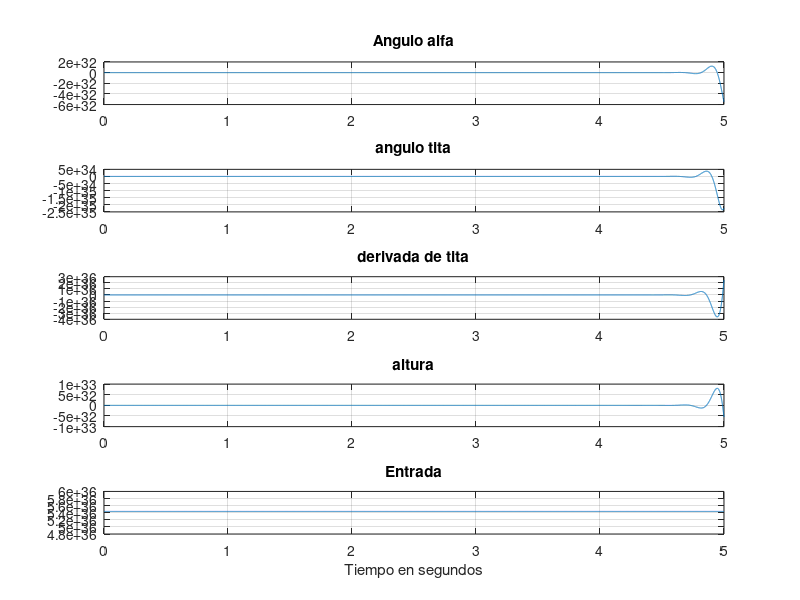

The MATLAB script that drew this image:
%--------------------------------------------------------------------------
%Simulacion de espacio de estados AVION , verificacion con Sisotool.
%-------------------------------------------------------------------------

% clear all;close all;clc;
% T=70; Kmax=10000; At=T/Kmax;
% u=zeros(Kmax);y=u;yp=y; t=0:At:T-At;
% u=[sign(t)]; %up=[0 diff(u)/At];
% 
% %Entrada
% x1=0;   %alfa
% x2=0;   %tita
% x3=0;   %titap
% x4=500;   %h
% 
% %Datos
% a=0.05;
% b=5;
% c=100;
% w=3;
% 
% %Matrices
% A= [-a a 0 0 ;0 0 1 0; w^2 -w^2 0 0; c 0 0 0] ;
% B= [0; 0; w^2*b; 0];
% C= [0 0 0 1];
% D= [0];
% x= [x1;x2;x3;x4]; 
% 
% %Verificacion
% % Sys = ss(A,B,C,D)
% % [num,den] = ss2tf(Sys.a,Sys.b,Sys.c,Sys.d) ;
% %[num, den]=ss2tf(Sis_ve.a,Sis_ve.b,Sis_ve.c,Sis_ve.d,1);
% % sys1=tf(num,den)
% % %sisotool(sys1);
% % cl=feedback(sys1*Controlador,1);
% % sisotool(cl);
% 
% %[y,x]=lsim(A,B,C,D,u,t,x0);
% 
% 
% U=[0];y_1(1)=0;hh=At*1;tve(1)=0;
% for jj=1:Kmax-1
%  U=u(jj);
%  xp=A*x+B*U;
%  Y =C*x+D*U;
%  x=x+xp*At;
% %  y_1(jj+1)=Y(1);
%  tve(jj+1)=tve(jj)+hh;
%  alfa(jj+1)=x(1,:);
%  tita(jj+1)=x(2,:);
%  tita_p(jj+1)=x(3,:);
%  h(jj+1)=x(4,:);
% end
% 
% subplot(5,1,1);plot(tve,alfa);grid on; title('Angulo alfa');xlim([0 70]); hold on%plot(t,y);
% subplot(5,1,2);plot(tve,tita);grid on; title('angulo tita');xlim([0 70]); hold on
% subplot(5,1,3);plot(tve,tita_p);grid on; title('derivada de tita');xlim([0 70]); hold on
% subplot(5,1,4);plot(tve,h);grid on; title('altura');xlim([0 70]); hold on
% subplot(5,1,5);plot(t,u);grid on; title('Entrada');xlim([0 70]); hold on
% xlabel('Tiempo en segundos')

%--------------------------------------------------------------------------
%
%-------------------------------------------------------------------------
clear all;close all;clc;
T=5; Kmax=10000; At=T/Kmax;
u=zeros(Kmax);y=u;yp=y; t=0:At:T-At;
u=[sign(t)]; %up=[0 diff(u)/At];
e=zeros(T/At,1);
hRef1=100;

%Entrada
x1=0;   %alfa
x2=0;   %tita
x3=0;   %titap
x4=500;   %h

%Datos
a=0.05;
b=5;
c=100;
w=3;

%Matrices
A= [-a a 0 0 ;0 0 1 0; w^2 -w^2 0 0; c 0 0 0] ;
B= [0; 0; w^2*b; 0];
C= [0 0 0 1];
D= [0];
x= [x1;x2;x3;x4]; 

%Datos de controlador
Kp=4.5;Ki=10;Kd=100;
Ts=At;
A1=((2*Kp*Ts)+(Ki*(Ts^2))+(2*Kd))/(2*Ts);
B1=(-2*Kp*Ts+Ki*(Ts^2)-4*Kd)/(2*Ts);
C1=Kd/Ts;

U=[0];y_1(1)=0;hh=At*1;tve(1)=0;
for jj=1:Kmax-1
 k=jj+2;   
 U=u(jj);
 xp=A*x+B*U;
 Y =C*x+D*U;
 x=x+xp*At;
 e(k)=hRef1-x(4);
 u=u+A1*e(k)+B1*e(k-1)+C1*e(k-2); %PID
%  y_1(jj+1)=Y(1);
 tve(jj+1)=tve(jj)+hh;
 alfa(jj+1)=x(1,:);
 tita(jj+1)=x(2,:);
 tita_p(jj+1)=x(3,:);
 h(jj+1)=x(4,:);
end

subplot(5,1,1);plot(tve,alfa);grid on; title('Angulo alfa');xlim([0 5]); hold on%plot(t,y);
subplot(5,1,2);plot(tve,tita);grid on; title('angulo tita');xlim([0 5]); hold on
subplot(5,1,3);plot(tve,tita_p);grid on; title('derivada de tita');xlim([0 5]); hold on
subplot(5,1,4);plot(tve,h);grid on; title('altura');xlim([0 5]); hold on
subplot(5,1,5);plot(t,u);grid on; title('Entrada');xlim([0 5]); hold on
xlabel('Tiempo en segundos')

